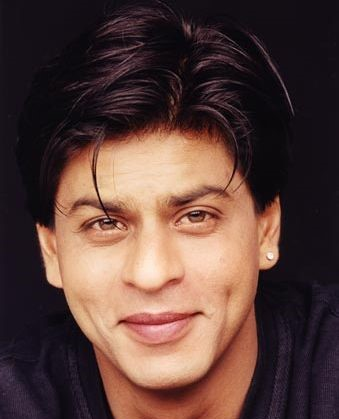
#> input picture Photo Data/Shahrukhkhan Face/1.jpg, 339 x 419 px, found by its file name; its folder holds 4 pictures in this run
$ jupyter execute --allow-errors 'Face Recognition.ipynb'   (shell and % lines are left out)
#> lines starting #> are read from the running program, lines starting #| are printed output that depends on the picture
# FACE RECOGNITION MODEL

# #import libraries

[cell 1]
import os                           #for seemeless intraction with os
import warnings
warnings.simplefilter('ignore')     #to ignore warning message

import numpy as np
import pandas as pd

import matplotlib.pyplot as plt

from skimage.io import imread,imshow
from skimage.transform import resize       #Image Reading,Transform,Colorchange
from skimage.color import rgb2gray

[cell 2]
Shahruk= os.listdir("C:/Users/balvi/Documents/Untitled Folder/Photo Data/Shahrukhkhan Face")

#> (a cell that did not finish here is left out)

#> (a cell that did not finish here is left out)

[cell 5]
limit=50
Shahruk_image= [None]*limit
j=0

for i in Shahruk:
    if(j<limit):
      Shahruk_image[j]=imread("C:/Users/balvi/Documents/Untitled Folder/Photo Data/Shahrukhkhan Face/"+i)
      j+=1
    else:
        break

[cell 6]
limit=50
#> limit = 50
hemsworth_image= [None]*limit
#> hemsworth_image = 50 items
j=0

#> (the rest of this cell did not finish here and is left out)

[cell 7]
limit=50
elizabeth_image= [None]*limit
j=0

#> (the rest of this cell did not finish here and is left out)

#> (a cell that did not finish here is left out)

#> (a cell that did not finish here is left out)

[cell 10]
imshow(Shahruk_image[0])

[cell 11]
Shahruk_grey=[None]*limit
j=0

for i in Shahruk:
    if(j<limit):
        Shahruk_grey[j]=rgb2gray(Shahruk_image[j])
        j+=1
    else:
        break
#> after the loop, Shahruk_grey = 50 items; j = 4

[cell 12]
elizabeth_grey=[None]*limit
j=0

#> (the rest of this cell did not finish here and is left out)

[cell 13]
hemsworth_grey=[None]*limit
j=0

#> (the rest of this cell did not finish here and is left out)

[cell 14]
imshow(Shahruk_grey[1])
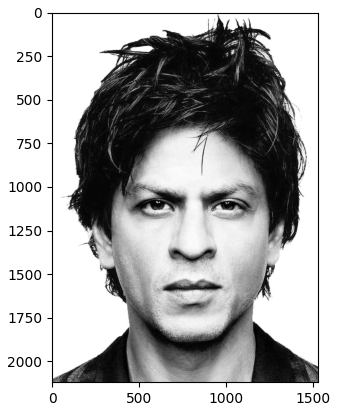
#> figure drawn by matplotlib, 1 panel

#> (a cell that did not finish here is left out)

#> (a cell that did not finish here is left out)

[cell 17]
Shahruk_grey[1].shape
#> Out = (2121, 1527)

[cell 18]
Shahruk_grey[3].shape
#> Out = (976, 691)

[cell 19]
Shahruk_grey[2].shape
#> Out = (720, 600)
